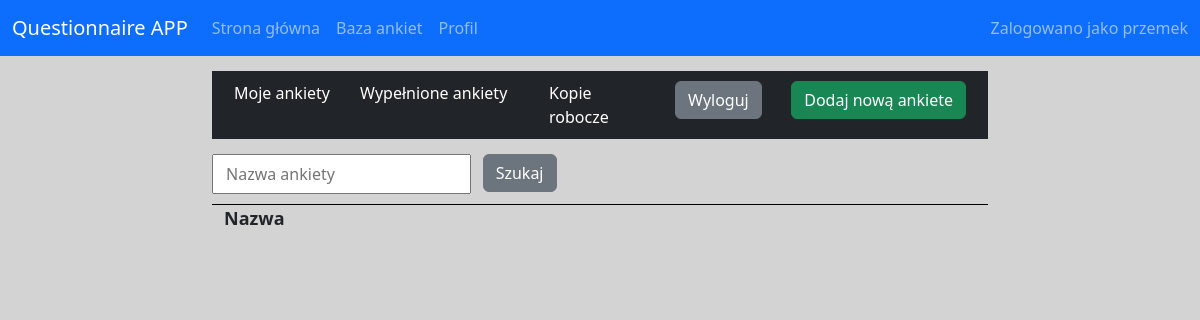
The app's page /profile/notPublicQuestionnaire (signed in), older data.
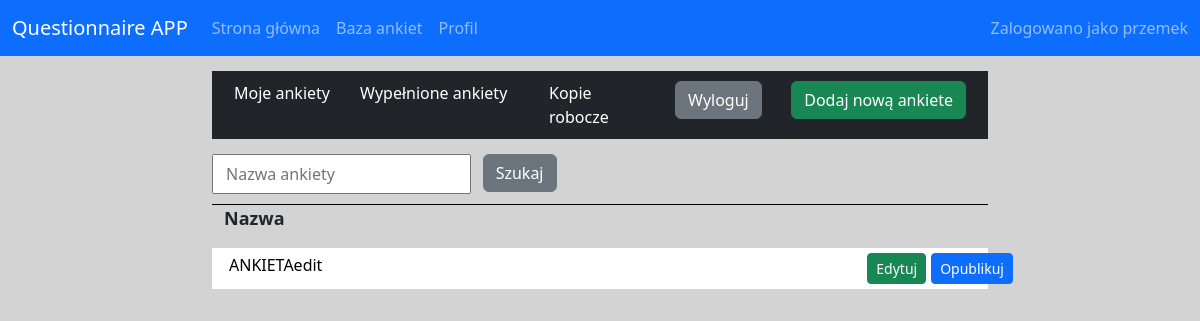
The same page, newer data.
### main/models.py (models this page shows, shortened)
class Questionnaire(models.Model):
    text = models.CharField(max_length=50)
    questions = models.ManyToManyField(Question, blank=True)
    owner = models.ForeignKey(User, on_delete=models.SET_NULL, null=True)
    public = models.BooleanField(null=True, default=False)
    publicResults = models.BooleanField(null=True, blank=True)
    password = models.CharField(max_length=200, blank=True, null=True)
    date = models.DateField(auto_now_add=True, null=True)
    active = models.BooleanField(null=True, default=True)

### main/views.py (the view)
# urls.py: path('profile/notPublicQuestionnaire', views.notPublicQuestionnaire, name='notPublicQuestionnaire'),
def notPublicQuestionnaire(request):
    if request.method == 'POST' and 'public' in request.POST:
        id = request.POST.get('public')
        questionnaire = Questionnaire.objects.get(id=id)
        questionnaire.public = True
        questionnaire.save()
    questionnaires = Questionnaire.objects.filter(owner=request.user, public=False)
    Myfilter = QuestionnairesFilter(request.GET, queryset=questionnaires)
    questionnaires = Myfilter.qs
    context = {'questionnaires': questionnaires, 'Myfilter': Myfilter}
    return render(request, 'notPublicQuestionnaire.html', context)

### main/templates/main/notPublicQuestionnaire.html (shortened to what this page needs)
{% extends 'profile.html' %}
{% block data %}
<form method="get" action="">
        <div class="row" style="margin-top: 15px;">
            {{Myfilter.form.text}}
            <div class="col-2">
                <button type="submit" class="btn btn-secondary">Szukaj</button>
            </div>
        </div>
        <div class="row" style="border-bottom: 1px solid #000; margin-top: 10px;"></div>
</form>
<div class="row">
        <div class="col-4"><p class="atr1">Nazwa</p></div>
    </div>
    {% for questionnaire in questionnaires %}
        <div class="row" style="background-color:white;padding:5px;border-bottom:4px solid #D3D3D3">
            <div class="col-xl-10 col-7 text-truncate"><a class="Qprofile" href="{% url 'editQuestionnaire' questionnaire.id %}" >{{questionnaire.text}}</a></div>
            <div class="col-xl-1 col-2 text-end">
                <a href="{% url 'questionnaireCreate' questionnaire.id %}" class="btn btn-success btn-sm">Edytuj</a>
            </div>
            <div class="col-xl-1 col-2 text-end">
                <form method="post" action="">
                    <button type="submit" name="public" class="btn btn-primary btn-sm" value={{questionnaire.id}}>Opublikuj</button>
                </form>
            </div>
        </div>
    {% endfor %}
</div>
{% endblock %}

Row changes from the older to the newer data that the page shows:
added Questionnaire: text "ANKIETAedit", {{ questionnaire.id }} 54 (drawn)
